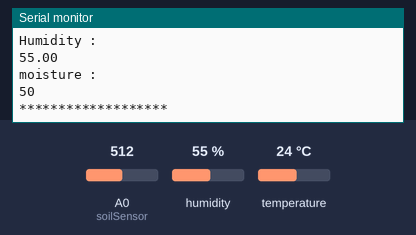
This sketch was run on a simulated ESP8266 (NodeMCU). On the bench: the last lines printed to the serial monitor. The test bench sets the inputs (shaded band); at power-on: A0 (soilSensor) = 512, humidity 55 %, temperature 24 °C. WiFi joins after 1.5 s; servers stay silent unless stated.

Above: at 8.7 s.
8.8 s: A0 (soilSensor) set to 910
At 11.6 s:
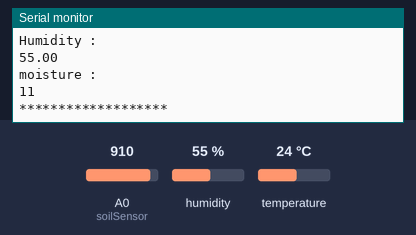
16.3 s: A0 (soilSensor) set to 943
At 18.8 s:
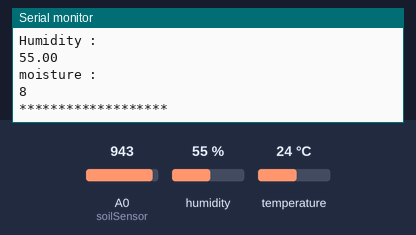
Timing chart, 0 to 20.3 s (numbered marks = the images above; inputs shaded):
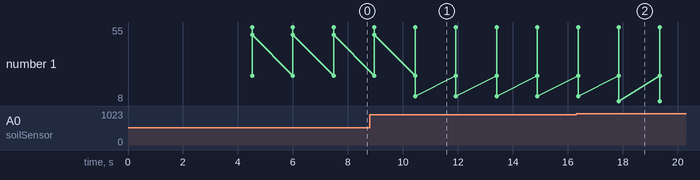

Measured:
- after the input at 8.8 s, the serial monitor: prints a new line after 1.7 s (image 1)
- after the input at 16.3 s, the serial monitor: prints a new line after 1.6 s (image 2)
- plotted number 1: 50 → 11 after the input at 8.8 s, 11 → 8 after the input at 16.3 s

The sketch:

FirebaseDemo_ESP8266.ino
```cpp
#include <ESP8266WiFi.h>
#include <FirebaseArduino.h>
#include<DHT.h>
#define DHTPIN D5
#define DHTTYPE DHT11
DHT dht(DHTPIN,DHTTYPE);
int soilSensor=A0;
// Set these to run example.
#define FIREBASE_HOST "iot-minor-project.firebaseio.com"
#define FIREBASE_AUTH "2WmqndyKx4tm5vONAVWOwyP5lYzSFP9Ty2aDy5Pk"
#define WIFI_SSID "Ravi"
#define WIFI_PASSWORD "ravi1234"

void setup() {
   Serial.begin(9600);
   dht.begin();
   delay(2000);
   pinMode(soilSensor,INPUT);
  // connect to wifi.
  WiFi.begin(WIFI_SSID, WIFI_PASSWORD);
  Serial.print("connecting");
  while (WiFi.status() != WL_CONNECTED) {
    Serial.print(".");
    delay(500);
  }
  Serial.println();
  Serial.print("connected: ");
  Serial.println(WiFi.localIP());
  //connect to Firebase.
  Firebase.begin(FIREBASE_HOST, FIREBASE_AUTH);

}


void loop() {


 ///////////////////////////////////////////////////////////
 float t=dht.readTemperature();
 float h=dht.readHumidity();
 int rawValue=analogRead(soilSensor);
 int perValue=map(rawValue,0,1023,100,0);
 delay(1000);
 Serial.println("Temperature(C*): ");  Serial.println(t);
 Serial.println("Humidity : ");  Serial.println(h);
 Serial.println("moisture : ");  Serial.println(perValue);
 Serial.println("*******************");
  // update value
  if(!isnan(t))
  {
   Firebase.setFloat("DHT11&SoilSensor/Temperature", t);
  }
  if(!isnan(h))
  {

    Firebase.setFloat("DHT11&SoilSensor/Humidity", h);
  }
  if(!isnan(perValue))
  {
    Firebase.setInt("DHT11&SoilSensor/Moisture", perValue);
  }
  //Firebase.setInt("soilSensor/Moisture", perValue);
  if (Firebase.failed()) {
      //Serial.print("setting /number failed:");
      Serial.println(Firebase.error());
      return;
  }


  // get value
  //Serial.print("Temperature: ");
  //Serial.println(Firebase.getFloat("DHT11/Temperature"));
  //Serial.print("Humditity: ");
  //Serial.println(Firebase.getFloat("DHT11/Humidity"));


}
```
